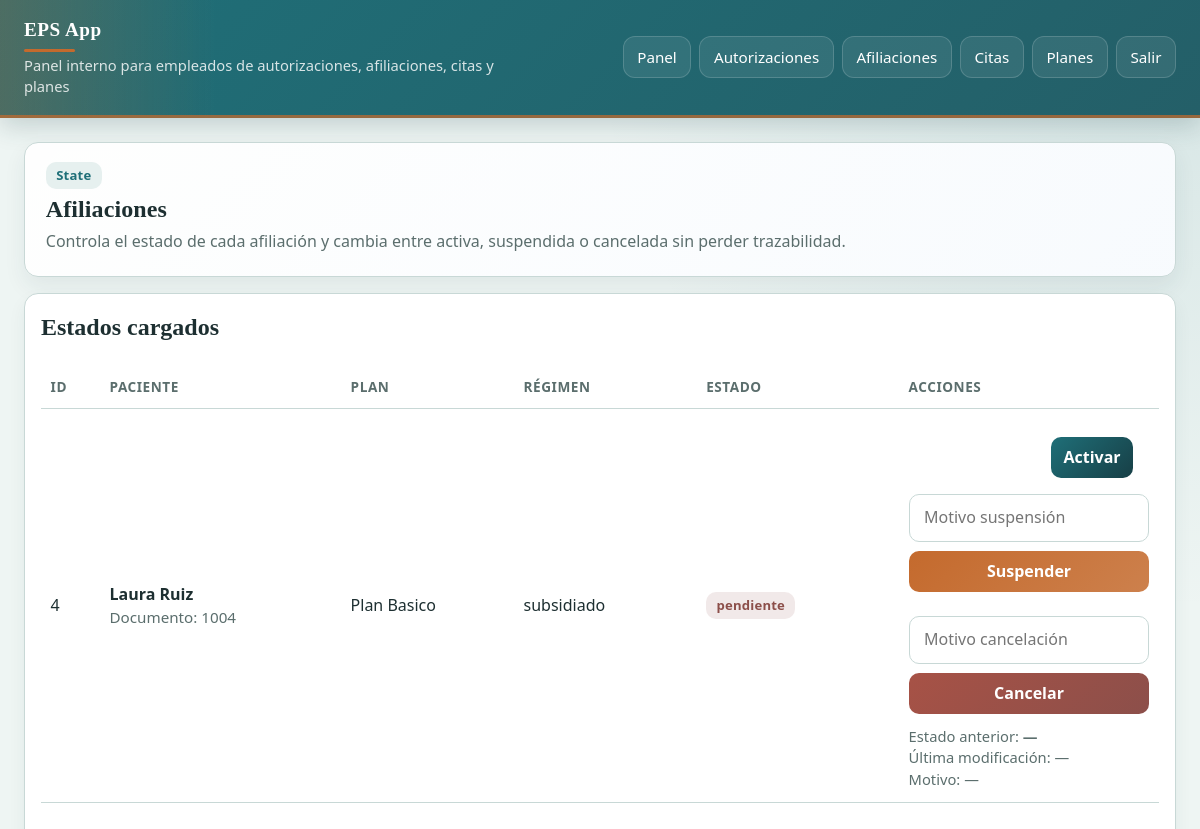
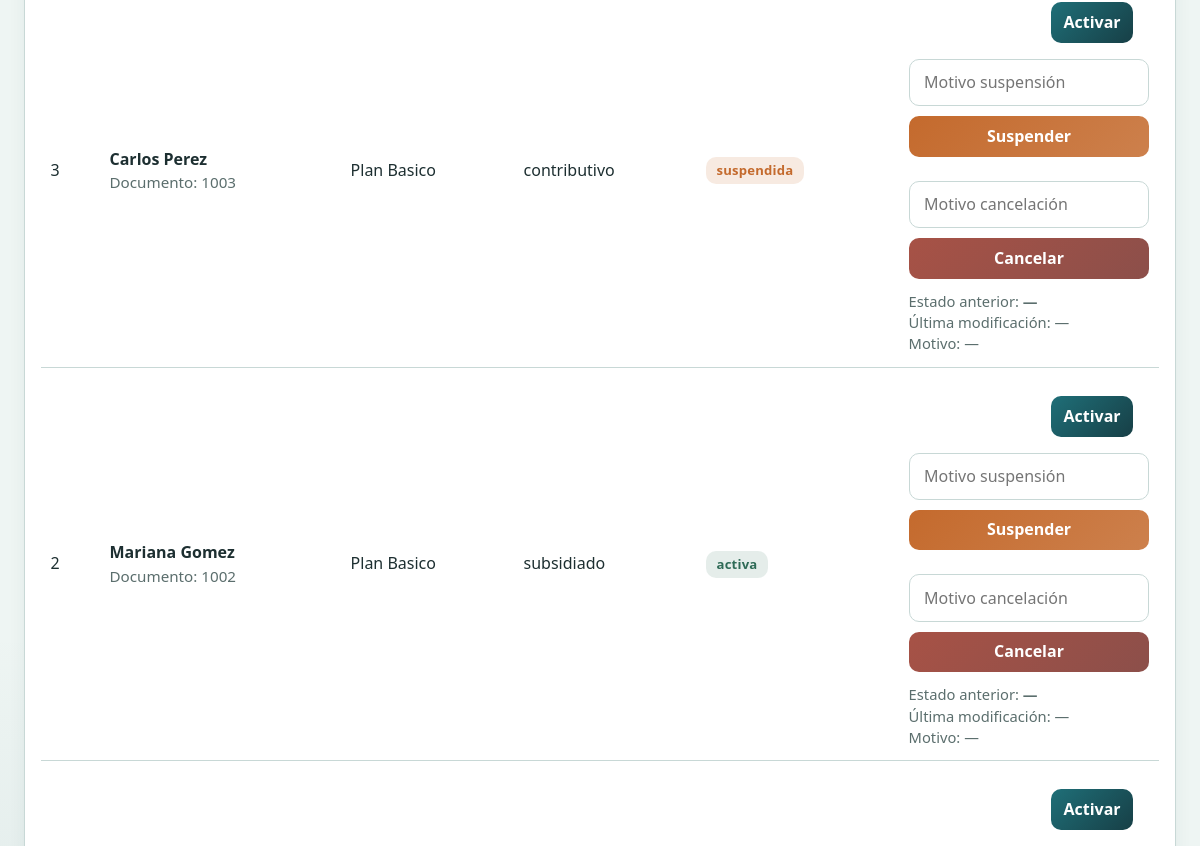
Page /afiliaciones/ (signed in, upper part) on the earlier database version (2 pictures, top to bottom).
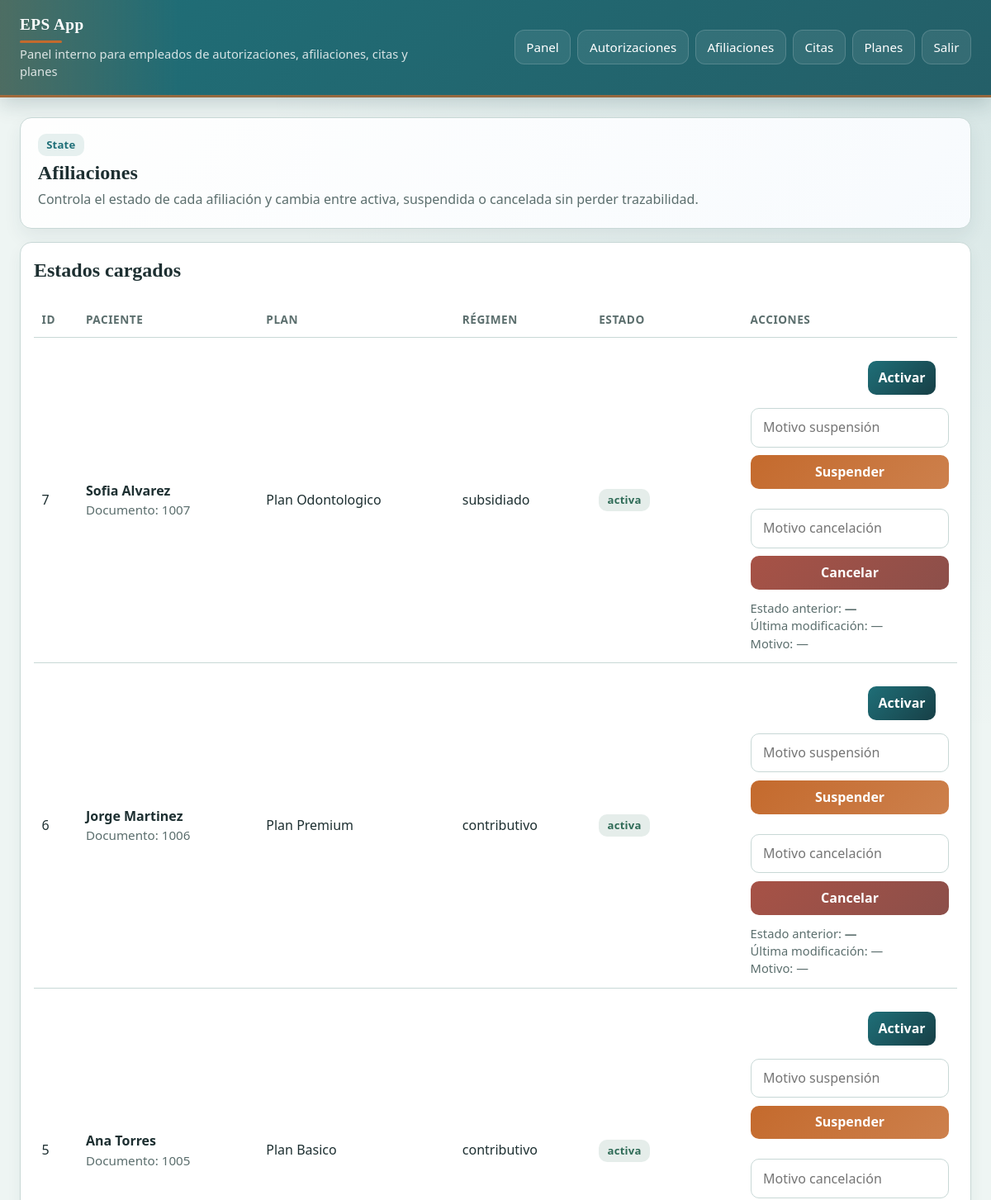
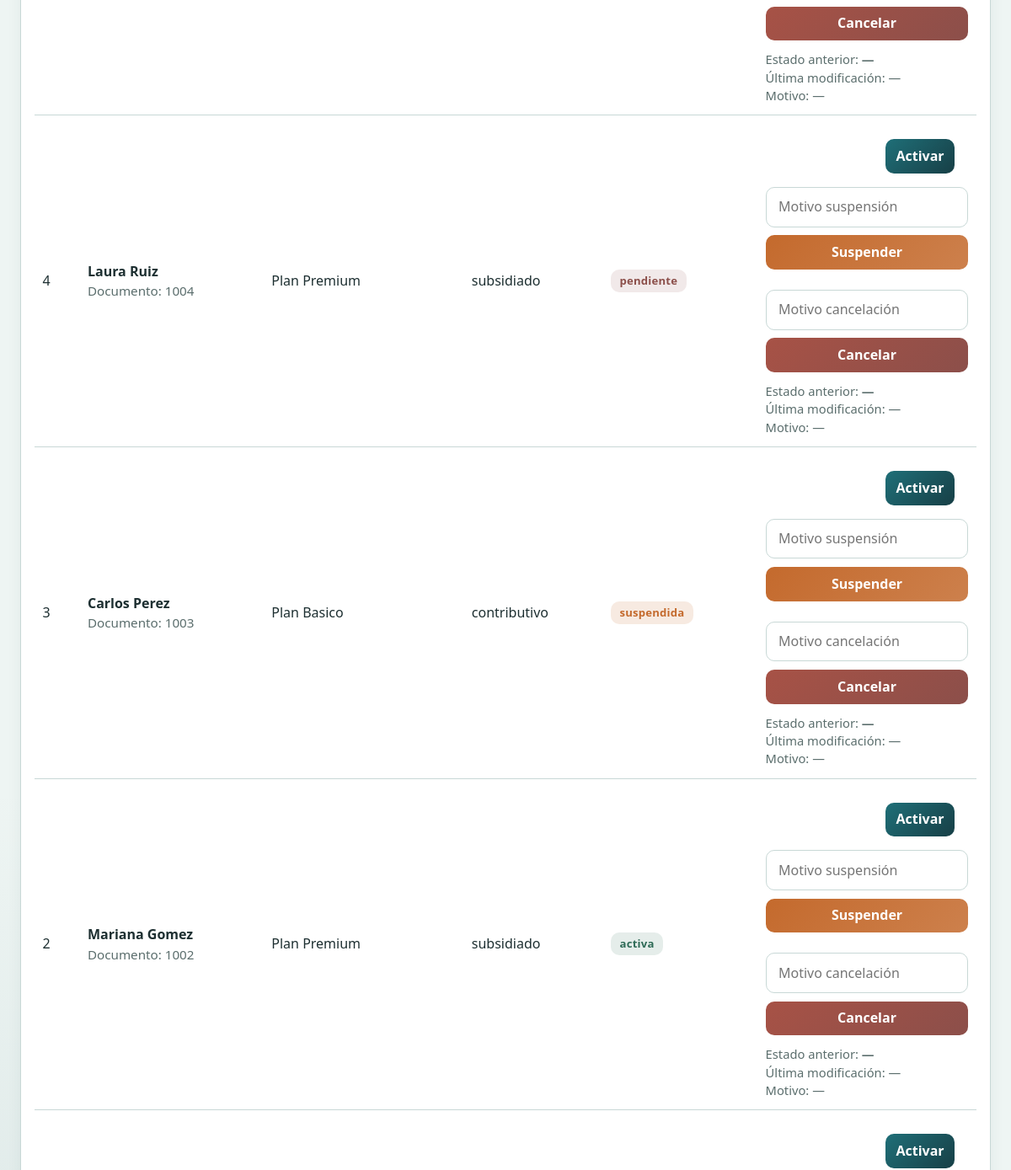
Same page on the later database version (2 pictures, top to bottom).
### tables this page shows
CREATE TABLE afiliaciones (
            id INTEGER PRIMARY KEY AUTOINCREMENT,
            paciente_id INTEGER NOT NULL,
            eps_nombre TEXT NOT NULL,
            regimen TEXT NOT NULL,
            estado TEXT NOT NULL,
            fecha_afiliacion TEXT,
            fecha_cancelacion TEXT,
            FOREIGN KEY(paciente_id) REFERENCES pacientes(id)
        );

CREATE TABLE pacientes (
            id INTEGER PRIMARY KEY AUTOINCREMENT,
            nombre TEXT NOT NULL,
            documento TEXT UNIQUE NOT NULL,
            direccion TEXT,
            telefono TEXT,
            email TEXT,
            estado_afiliacion TEXT NOT NULL DEFAULT 'pendiente',
            plan_id INTEGER NOT NULL DEFAULT 1,
            FOREIGN KEY(plan_id) REFERENCES planes(id)
        );

CREATE TABLE planes (
            id INTEGER PRIMARY KEY AUTOINCREMENT,
            nombre TEXT NOT NULL,
            tipo TEXT NOT NULL,
            tarifa_base REAL NOT NULL,
            cobertura TEXT NOT NULL,
            incluye_ortodoncia INTEGER NOT NULL DEFAULT 0
        );

### presentation/controllers/affiliation_controller.py (the view)
@affiliation_bp.route("/")
@login_required
@role_required("admin", "auxiliar")
def index():
    affiliations = affiliation_service.list_affiliations()
    return render_template("afiliaciones/index.html", affiliations=affiliations)

### business/services/affiliation_service.py (called while the page is built)
    def list_affiliations(self):
        return self.affiliation_dao.list_all()

### data/database.py (called while the page is built)
def get_connection():
    if "db" not in g:
        database_path = Path(current_app.config["DATABASE"])
        connection = sqlite3.connect(database_path)
        connection.row_factory = sqlite3.Row
        g.db = connection
    return g.db

def close_connection(_error=None):
    connection = g.pop("db", None)
    if connection is not None:
        connection.close()

### presentation/controllers/auth_controller.py (called while the page is built)
def login_required(view):
    @wraps(view)
    def wrapped(*args, **kwargs):
        if "user_id" not in session:
            return redirect(url_for("auth.login"))
        return view(*args, **kwargs)
    return wrapped

def role_required(*allowed_roles):
    def decorator(view):
        @wraps(view)
        def wrapped(*args, **kwargs):
            if session.get("rol") not in allowed_roles:
                return redirect(url_for("auth.dashboard"))
            return view(*args, **kwargs)
        return wrapped
    return decorator

### presentation/templates/afiliaciones/index.html (shortened to what this page needs)
{% extends 'base.html' %}
{% block content %}
<section class="hero">
  <div class="badge">State</div>
  <h1>Afiliaciones</h1>
  <p>Controla el estado de cada afiliación y cambia entre activa, suspendida o cancelada sin perder trazabilidad.</p>
</section>
<section class="card">
  <h2>Estados cargados</h2>
  {% if affiliations %}
  <table>
    <thead>
      <tr>
        <th>ID</th>
        <th>Paciente</th>
        <th>Plan</th>
        <th>Régimen</th>
        <th>Estado</th>
        <th style="width:260px">Acciones</th>
      </tr>
    </thead>
    <tbody>
      {% for item in affiliations %}
      <tr class="main-row">
        <td class="muted">{{ item.id }}</td>
        <td>
          <strong>{{ item.paciente_nombre }}</strong>
          <div class="meta">Documento: {{ item.paciente_documento }}</div>
        </td>
        <td>{{ item.plan_nombre or '—' }}</td>
        <td>{{ item.regimen }}</td>
        <td>
          <span class="badge {% if item.estado == 'activa' %}success{% elif item.estado == 'suspendida' %}warning{% else %}danger{% endif %}">{{ item.estado }}</span>
        </td>
        <td>
          <div class="actions" style="justify-content:flex-end">
            <form method="post" action="{{ url_for('affiliation.change_state', affiliation_id=item.id, action='activar') }}" class="action-form">
              <button type="submit" title="Activar afiliación" class="btn-activate">Activar</button>
            </form>
            <div style="width:8px"></div>
            <form method="post" action="{{ url_for('affiliation.change_state', affiliation_id=item.id, action='suspender') }}" class="action-form">
              <input type="text" name="motivo_modificacion" placeholder="Motivo suspensión" class="reason-input" aria-label="Motivo suspensión">
              <button type="button" class="btn-suspend">Suspender</button>
            </form>
            <form method="post" action="{{ url_for('affiliation.change_state', affiliation_id=item.id, action='cancelar') }}" class="action-form">
              <input type="text" name="motivo_modificacion" placeholder="Motivo cancelación" class="reason-input" aria-label="Motivo cancelación">
              <button type="button" class="btn-cancel">Cancelar</button>
            </form>
          </div>
          <div class="detail meta" style="margin-top:.5rem">
            <div>Estado anterior: <strong>{{ item.estado_anterior or '—' }}</strong></div>
            <div>Última modificación: {{ item.fecha_modificacion or '—' }}</div>
            <div>Motivo: {{ item.motivo_modificacion or '—' }}</div>
          </div>
        </td>
      </tr>
      {% endfor %}
    </tbody>
  </table>
  {% else %}
    <p class="empty">No hay afiliaciones registradas.</p>
  {% endif %}
</section>
{% endblock %}

Differences in the rows shown:
added afiliaciones: id "7", paciente_nombre "Sofia Alvarez", paciente_documento "1007", nombre "Plan Odontologico", regimen "subsidiado", estado "activa", estado_anterior "—", fecha_modificacion "—", motivo_modificacion "—"
added afiliaciones: id "6", paciente_nombre "Jorge Martinez", paciente_documento "1006", nombre "Plan Premium", regimen "contributivo", estado "activa", estado_anterior "—", fecha_modificacion "—", motivo_modificacion "—"
added afiliaciones: id "5", paciente_nombre "Ana Torres", paciente_documento "1005", nombre "Plan Basico", regimen "contributivo", estado "activa", estado_anterior "—", fecha_modificacion "—", motivo_modificacion "—"
changed afiliaciones "pendiente": nombre "Plan Basico" → "Plan Premium"
changed afiliaciones "Mariana Gomez": nombre "Plan Basico" → "Plan Premium"
